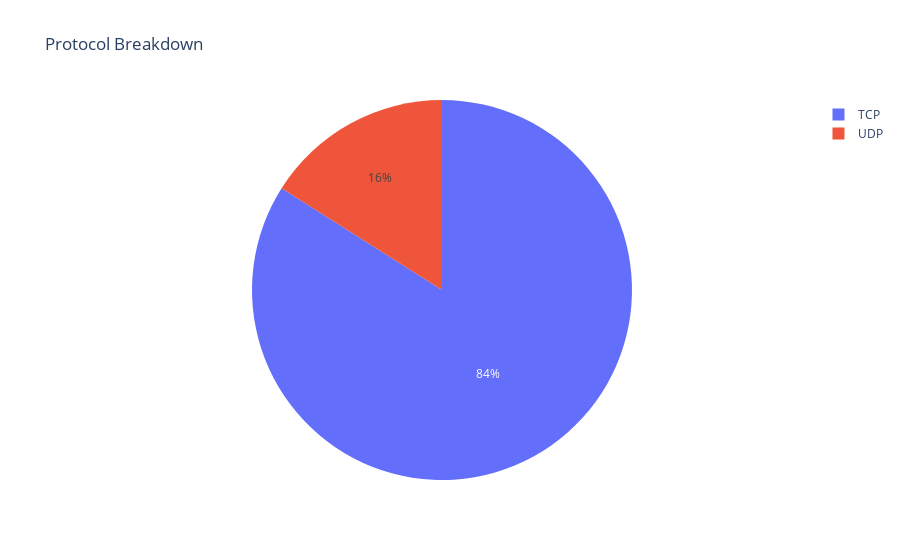
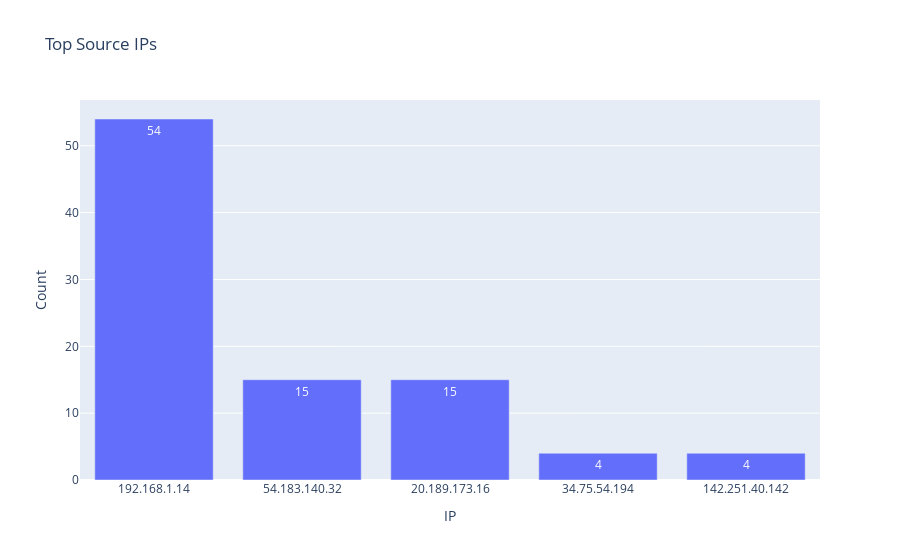

Notebook source saved alongside these figures, in order:
### Code cell
import plotly.express as px

# Protocol breakdown
protocol_data = [{"Protocol": proto, "Count": count} for proto, count in protocol_counter.items()]
fig1 = px.pie(protocol_data, names="Protocol", values="Count", title="Protocol Breakdown")
fig1.show()

# Top IPs
ip_data = [{"IP": ip, "Count": count} for ip, count in ip_counter.most_common(5)]
fig2 = px.bar(ip_data, x="IP", y="Count", title="Top Source IPs", text="Count")
fig2.show()

### Figure 1 — Plotly figure (JSON) as saved in the notebook; plotly's stock layout.template omitted (floating-point values rounded to 4 significant figures)
{"data": [{"domain": {"x": [0, 1], "y": [0, 1]}, "hovertemplate": "Protocol=%{label}<br>Count=%{value}<extra></extra>", "labels": ["TCP", "UDP"], "legendgroup": "", "name": "", "showlegend": true, "type": "pie", "values": [84, 16]}], "layout": {"legend": {"tracegroupgap": 0}, "title": {"text": "Protocol Breakdown"}}}

### Figure 2 — Plotly figure (JSON) as saved in the notebook; plotly's stock layout.template omitted (floating-point values rounded to 4 significant figures)
{"data": [{"alignmentgroup": "True", "hovertemplate": "IP=%{x}<br>Count=%{text}<extra></extra>", "legendgroup": "", "marker": {"color": "#636efa", "pattern": {"shape": ""}}, "name": "", "offsetgroup": "", "orientation": "v", "showlegend": false, "text": [54, 15, 15, 4, 4], "textposition": "auto", "type": "bar", "x": ["192.168.1.14", "54.183.140.32", "20.189.173.16", "34.75.54.194", "142.251.40.142"], "xaxis": "x", "y": [54, 15, 15, 4, 4], "yaxis": "y"}], "layout": {"barmode": "relative", "legend": {"tracegroupgap": 0}, "title": {"text": "Top Source IPs"}, "xaxis": {"anchor": "y", "domain": [0, 1], "title": {"text": "IP"}}, "yaxis": {"anchor": "x", "domain": [0, 1], "title": {"text": "Count"}}}}
